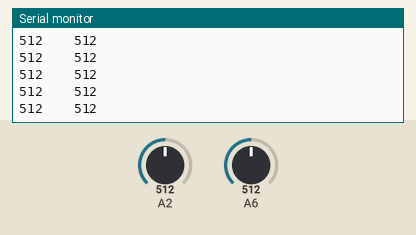
Bench run of a sketch on a simulated Arduino Uno, built with avr-gcc and run on an emulated ATmega328P. On the bench: the last lines printed to the serial monitor. The inputs (shaded band) are chosen by the test bench; at power-on: A6 = 512, A2 = 512.

Above: at 1.2 s.
1.3 s: A6 set to 11
At 2.3 s:
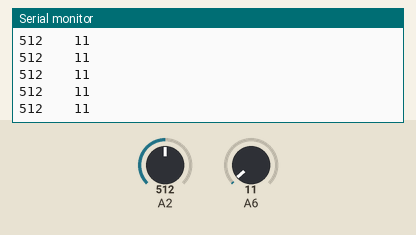
2.8 s: A6 set to 8
At 3.3 s:
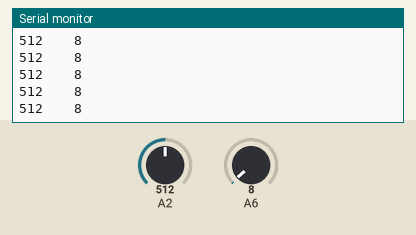
Timing chart, 0 to 5.8 s (numbered marks = the images above; inputs shaded):
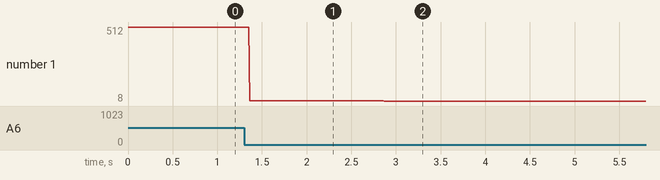

The sketch:

Sensors.ino
```cpp
#define START_BTN 4


void setup() {
  // put your setup code here, to run once:
  pinMode(2, INPUT);
  pinMode(6, INPUT);
  Serial.begin(9600);
}

void loop() {
  // put your main code here, to run repeatedly:
  Serial.print(analogRead(2));
  Serial.print("\t\t");
  Serial.println(analogRead(6));
}
```

Measured:
- after the input at 1.3 s, the serial monitor: prints a new line after 0.06 s (image 1)
- after the input at 2.8 s, the serial monitor: prints a new line after 0.07 s (image 2)
- plotted number 1: 512 → 11 after the input at 1.3 s, 11 → 8 after the input at 2.8 s
